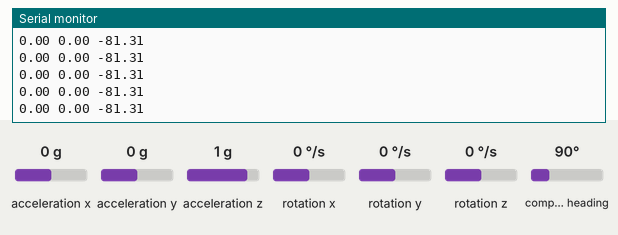
Simulated run of this sketch. Board: Arduino Nano 33 BLE. Shown: the last lines printed to the serial monitor. The inputs (shaded band) are chosen by the test bench; at power-on: acceleration z 1 g, acceleration x 0 g, acceleration y 0 g, rotation x 0 °/s, rotation y 0 °/s, rotation z 0 °/s, compass heading 90°.

Above: at 1.2 s.
1.3 s: acceleration z set to 0 g
At 2.1 s:
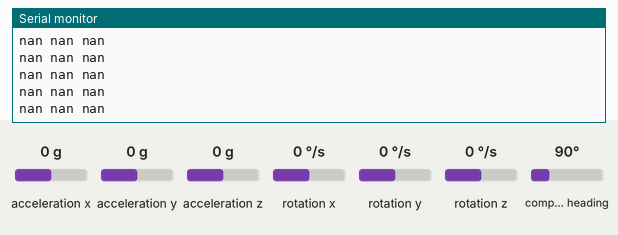
3.2 s: acceleration z set to -1.4 g
At 3.9 s:
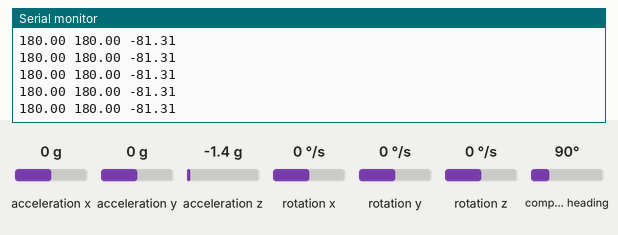

Measured:
- after the input at 1.3 s, the serial monitor: prints a new line at once (image 1)
- after the input at 3.2 s, the serial monitor: prints a new line at once (image 2)

The sketch:

LSM9DS1_from_scratch.ino
```cpp
#include <Wire.h>
#include <Arduino_LSM9DS1.h> // can be downloaded through the arduino library manager

void setup() {
  Serial.begin(9600);
  IMU.begin();
}

void loop() {
  // get data from IMU
  float accelerationX, accelerationY, accelerationZ;
  IMU.readAcceleration(accelerationX, accelerationY, accelerationZ);
  float gyroscopeX, gyroscopeY, gyroscopeZ;
  IMU.readGyroscope(gyroscopeX, gyroscopeY, gyroscopeZ);
  float magneticFieldX, magneticFieldY, magneticFieldZ;
  IMU.readMagneticField(magneticFieldX, magneticFieldY, magneticFieldZ);

  // normalize acceleration
  float accelerationLength = sqrt(pow(accelerationX, 2) + pow(accelerationY, 2) + pow(accelerationZ, 2));
  accelerationX /= accelerationLength;
  accelerationY /= accelerationLength;
  accelerationZ /= accelerationLength;

  // centers generated from GyroFindCenters.py and GyroData.txt
  const float magneticFieldCenterX = 17.61;
  const float magneticFieldCenterY = -19.495;
  const float magneticFieldCenterZ = -7.47;

  // center data
  magneticFieldX += magneticFieldCenterX;
  magneticFieldY += magneticFieldCenterY;
  magneticFieldZ += magneticFieldCenterZ;

  // calculate roll pitch and headding
  float roll = atan2(accelerationX, -accelerationZ) * 180 / PI + 180;
  float pitch = atan2(accelerationY, -accelerationZ) * 180 / PI + 180;

  /*
  rx*ry =
  [         cos(r),      0,         sin(r)]
  [  sin(p)*sin(r), cos(p), -cos(r)*sin(p)]
  [ -cos(p)*sin(r), sin(p),  cos(p)*cos(r)]

  ry*rx =
  [  cos(r), sin(p)*sin(r), cos(p)*sin(r)]
  [       0,        cos(p),       -sin(p)]
  [ -sin(r), cos(r)*sin(p), cos(p)*cos(r)]
  */
  // rotate
  float magneticFieldXRotated = cos(-roll * PI / 180) * magneticFieldX + sin(-pitch * PI / 180)*sin(-roll * PI / 180) * magneticFieldY + cos(-pitch * PI / 180)*sin(-roll * PI / 180) * magneticFieldZ;
  float magneticFieldYRotated = cos(-pitch * PI / 180) * magneticFieldY + -sin(-pitch * PI / 180) * magneticFieldZ;
  float magneticFieldZRotated = -sin(-roll * PI / 180) * magneticFieldX + cos(-roll * PI / 180)*sin(-pitch * PI / 180) * magneticFieldY + cos(-pitch * PI / 180)*cos(-roll * PI / 180) * magneticFieldZ;
  float headding = atan2(-magneticFieldXRotated, -magneticFieldYRotated) * -360 / PI;

  // set angle range to -180 to 180
  while (roll > 180) {
       roll -= 360;
  }
  while (roll < -180) {
       roll += 360;
  }
  while (pitch > 180) {
       pitch -= 360;
  }
  while (pitch < -180) {
       pitch += 360;
  }
  while (headding > 180) {
       headding -= 360;
  }
  while (headding < -180) {
       headding += 360;
  }

  // output
  Serial.print(roll);
  Serial.print(" ");
  Serial.print(pitch);
  Serial.print(" ");
  Serial.print(headding);
  Serial.println();
}
```
